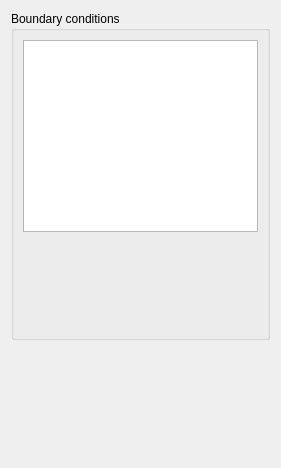
<?xml version="1.0" encoding="UTF-8"?>
<ui version="4.0">
 <class>BoundaryConditionsForm</class>
 <widget class="QWidget" name="BoundaryConditionsForm">
  <property name="geometry">
   <rect>
    <x>0</x>
    <y>0</y>
    <width>281</width>
    <height>468</height>
   </rect>
  </property>
  <property name="windowTitle">
   <string>Form</string>
  </property>
  <layout class="QGridLayout" name="gridLayout_2">
   <item row="0" column="0">
    <widget class="QGroupBox" name="groupBoxMain">
     <property name="sizePolicy">
      <sizepolicy hsizetype="Preferred" vsizetype="MinimumExpanding">
       <horstretch>0</horstretch>
       <verstretch>0</verstretch>
      </sizepolicy>
     </property>
     <property name="title">
      <string>Boundary conditions</string>
     </property>
     <layout class="QGridLayout" name="gridLayout">
      <item row="0" column="0">
       <widget class="QTreeView" name="treeViewBoundaries">
        <property name="alternatingRowColors">
         <bool>true</bool>
        </property>
        <property name="rootIsDecorated">
         <bool>false</bool>
        </property>
       </widget>
      </item>
      <item row="1" column="0">
       <widget class="BoundaryConditionsRoughWallView" name="roughWidget" native="true">
        <property name="sizePolicy">
         <sizepolicy hsizetype="Preferred" vsizetype="Preferred">
          <horstretch>0</horstretch>
          <verstretch>0</verstretch>
         </sizepolicy>
        </property>
       </widget>
      </item>
      <item row="2" column="0">
       <widget class="BoundaryConditionsSlidingWallView" name="slidingWidget" native="true">
        <property name="sizePolicy">
         <sizepolicy hsizetype="Preferred" vsizetype="Preferred">
          <horstretch>0</horstretch>
          <verstretch>0</verstretch>
         </sizepolicy>
        </property>
       </widget>
      </item>
      <item row="3" column="0">
       <widget class="BoundaryConditionsMeteoView" name="meteoWidget" native="true">
        <property name="sizePolicy">
         <sizepolicy hsizetype="Preferred" vsizetype="Preferred">
          <horstretch>0</horstretch>
          <verstretch>0</verstretch>
         </sizepolicy>
        </property>
       </widget>
      </item>
      <item row="6" column="0">
       <widget class="BoundaryConditionsVelocityInletView" name="velocityWidget" native="true">
        <property name="sizePolicy">
         <sizepolicy hsizetype="Preferred" vsizetype="Preferred">
          <horstretch>0</horstretch>
          <verstretch>0</verstretch>
         </sizepolicy>
        </property>
       </widget>
      </item>
      <item row="8" column="0">
       <widget class="BoundaryConditionsCoalInletView" name="coalWidget" native="true">
        <property name="sizePolicy">
         <sizepolicy hsizetype="Preferred" vsizetype="Preferred">
          <horstretch>0</horstretch>
          <verstretch>0</verstretch>
         </sizepolicy>
        </property>
       </widget>
      </item>
      <item row="9" column="0">
       <widget class="BoundaryConditionsCompressibleOutletView" name="compressibleOutletWidget" native="true">
        <property name="sizePolicy">
         <sizepolicy hsizetype="Preferred" vsizetype="Preferred">
          <horstretch>0</horstretch>
          <verstretch>0</verstretch>
         </sizepolicy>
        </property>
       </widget>
      </item>
      <item row="10" column="0">
       <widget class="BoundaryConditionsTurbulenceInletView" name="turbulenceWidget" native="true">
        <property name="sizePolicy">
         <sizepolicy hsizetype="Preferred" vsizetype="Preferred">
          <horstretch>0</horstretch>
          <verstretch>0</verstretch>
         </sizepolicy>
        </property>
       </widget>
      </item>
      <item row="11" column="0">
       <widget class="BoundaryConditionsScalarsView" name="scalarsWidget" native="true"/>
      </item>
      <item row="12" column="0">
       <widget class="BoundaryConditionsMobileMeshView" name="mobileMeshWidget" native="true"/>
      </item>
      <item row="13" column="0">
       <widget class="BoundaryConditionsWallRadiativeTransferView" name="radiativeWidget" native="true"/>
      </item>
      <item row="14" column="0">
       <widget class="BoundaryConditionsElectricalView" name="electricalWidget" native="true"/>
      </item>
      <item row="15" column="0">
       <widget class="BoundaryConditionsExternalHeadLossesView" name="externalHeadLossesWidget" native="true">
        <property name="sizePolicy">
         <sizepolicy hsizetype="Preferred" vsizetype="Preferred">
          <horstretch>0</horstretch>
          <verstretch>0</verstretch>
         </sizepolicy>
        </property>
       </widget>
      </item>
      <item row="16" column="0">
       <widget class="BoundaryConditionsHydraulicHeadView" name="hydraulicheadWidget" native="true"/>
      </item>
      <item row="17" column="0">
       <widget class="BoundaryConditionsPressureView" name="pressureWidget" native="true"/>
      </item>
      <item row="5" column="0">
       <widget class="BoundaryConditionsMappedInletView" name="mappedInletWidget" native="true">
        <property name="sizePolicy">
         <sizepolicy hsizetype="Preferred" vsizetype="Preferred">
          <horstretch>0</horstretch>
          <verstretch>0</verstretch>
         </sizepolicy>
        </property>
       </widget>
      </item>
      <item row="4" column="0">
       <widget class="BoundaryConditionsConvectiveInletView" name="convectiveInletWidget" native="true">
        <property name="sizePolicy">
         <sizepolicy hsizetype="Preferred" vsizetype="Preferred">
          <horstretch>0</horstretch>
          <verstretch>0</verstretch>
         </sizepolicy>
        </property>
       </widget>
      </item>
     </layout>
    </widget>
   </item>
   <item row="1" column="0">
    <spacer name="verticalSpacer">
     <property name="orientation">
      <enum>Qt::Vertical</enum>
     </property>
     <property name="sizeHint" stdset="0">
      <size>
       <width>16</width>
       <height>0</height>
      </size>
     </property>
    </spacer>
   </item>
  </layout>
 </widget>
 <customwidgets>
  <customwidget>
   <class>BoundaryConditionsRoughWallView</class>
   <extends>QWidget</extends>
   <header location="global">BoundaryConditionsRoughWallView.h</header>
   <container>1</container>
  </customwidget>
  <customwidget>
   <class>BoundaryConditionsSlidingWallView</class>
   <extends>QWidget</extends>
   <header location="global">BoundaryConditionsSlidingWallView.h</header>
   <container>1</container>
  </customwidget>
  <customwidget>
   <class>BoundaryConditionsVelocityInletView</class>
   <extends>QWidget</extends>
   <header location="global">BoundaryConditionsVelocityInletView.h</header>
   <container>1</container>
  </customwidget>
  <customwidget>
   <class>BoundaryConditionsMappedInletView</class>
   <extends>QWidget</extends>
   <header location="global">BoundaryConditionsMappedInletView.h</header>
   <container>1</container>
  </customwidget>
  <customwidget>
   <class>BoundaryConditionsCoalInletView</class>
   <extends>QWidget</extends>
   <header location="global">BoundaryConditionsCoalInletView.h</header>
   <container>1</container>
  </customwidget>
  <customwidget>
   <class>BoundaryConditionsExternalHeadLossesView</class>
   <extends>QWidget</extends>
   <header location="global">BoundaryConditionsExternalHeadLossesView.h</header>
   <container>1</container>
  </customwidget>
  <customwidget>
   <class>BoundaryConditionsCompressibleOutletView</class>
   <extends>QWidget</extends>
   <header location="global">BoundaryConditionsCompressibleOutletView.h</header>
   <container>1</container>
  </customwidget>
  <customwidget>
   <class>BoundaryConditionsTurbulenceInletView</class>
   <extends>QWidget</extends>
   <header location="global">BoundaryConditionsTurbulenceInletView.h</header>
   <container>1</container>
  </customwidget>
  <customwidget>
   <class>BoundaryConditionsMeteoView</class>
   <extends>QWidget</extends>
   <header location="global">BoundaryConditionsMeteoView.h</header>
   <container>1</container>
  </customwidget>
  <customwidget>
   <class>BoundaryConditionsScalarsView</class>
   <extends>QWidget</extends>
   <header location="global">BoundaryConditionsScalarsView.h</header>
   <container>1</container>
  </customwidget>
  <customwidget>
   <class>BoundaryConditionsMobileMeshView</class>
   <extends>QWidget</extends>
   <header location="global">BoundaryConditionsMobileMeshView.h</header>
   <container>1</container>
  </customwidget>
  <customwidget>
   <class>BoundaryConditionsWallRadiativeTransferView</class>
   <extends>QWidget</extends>
   <header location="global">BoundaryConditionsWallRadiativeTransferView.h</header>
   <container>1</container>
  </customwidget>
  <customwidget>
   <class>BoundaryConditionsElectricalView</class>
   <extends>QWidget</extends>
   <header location="global">BoundaryConditionsElectricalView.h</header>
   <container>1</container>
  </customwidget>
  <customwidget>
   <class>BoundaryConditionsHydraulicHeadView</class>
   <extends>QWidget</extends>
   <header location="global">BoundaryConditionsHydraulicHeadView.h</header>
   <container>1</container>
  </customwidget>
  <customwidget>
   <class>BoundaryConditionsPressureView</class>
   <extends>QWidget</extends>
   <header location="global">BoundaryConditionsPressureView.h</header>
   <container>1</container>
  </customwidget>
  <customwidget>
   <class>BoundaryConditionsConvectiveInletView</class>
   <extends>QWidget</extends>
   <header>BoundaryConditionsConvectiveInletView.h</header>
   <container>1</container>
  </customwidget>
 </customwidgets>
 <resources/>
 <connections/>
</ui>
